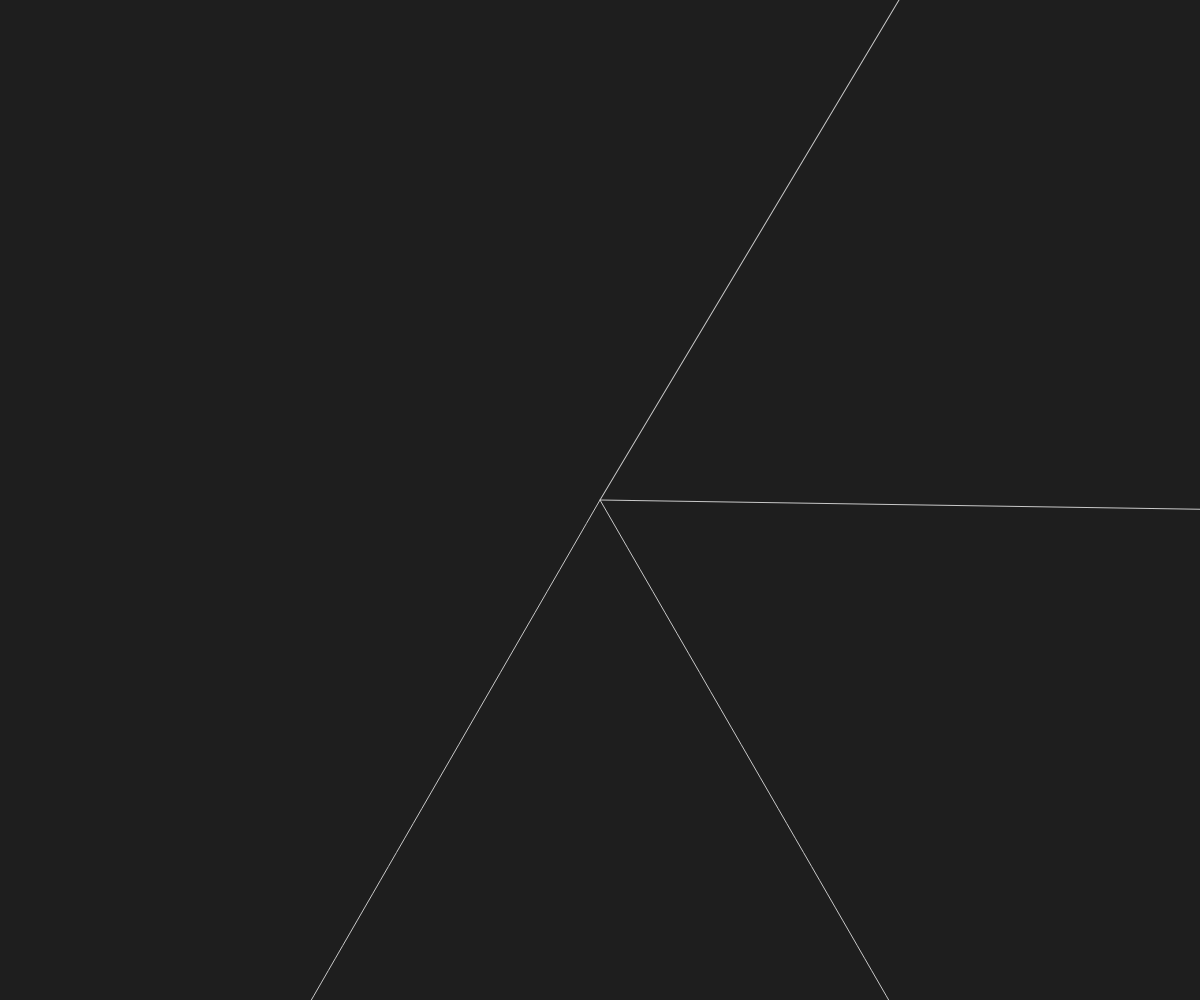
Frame 1 (no input)
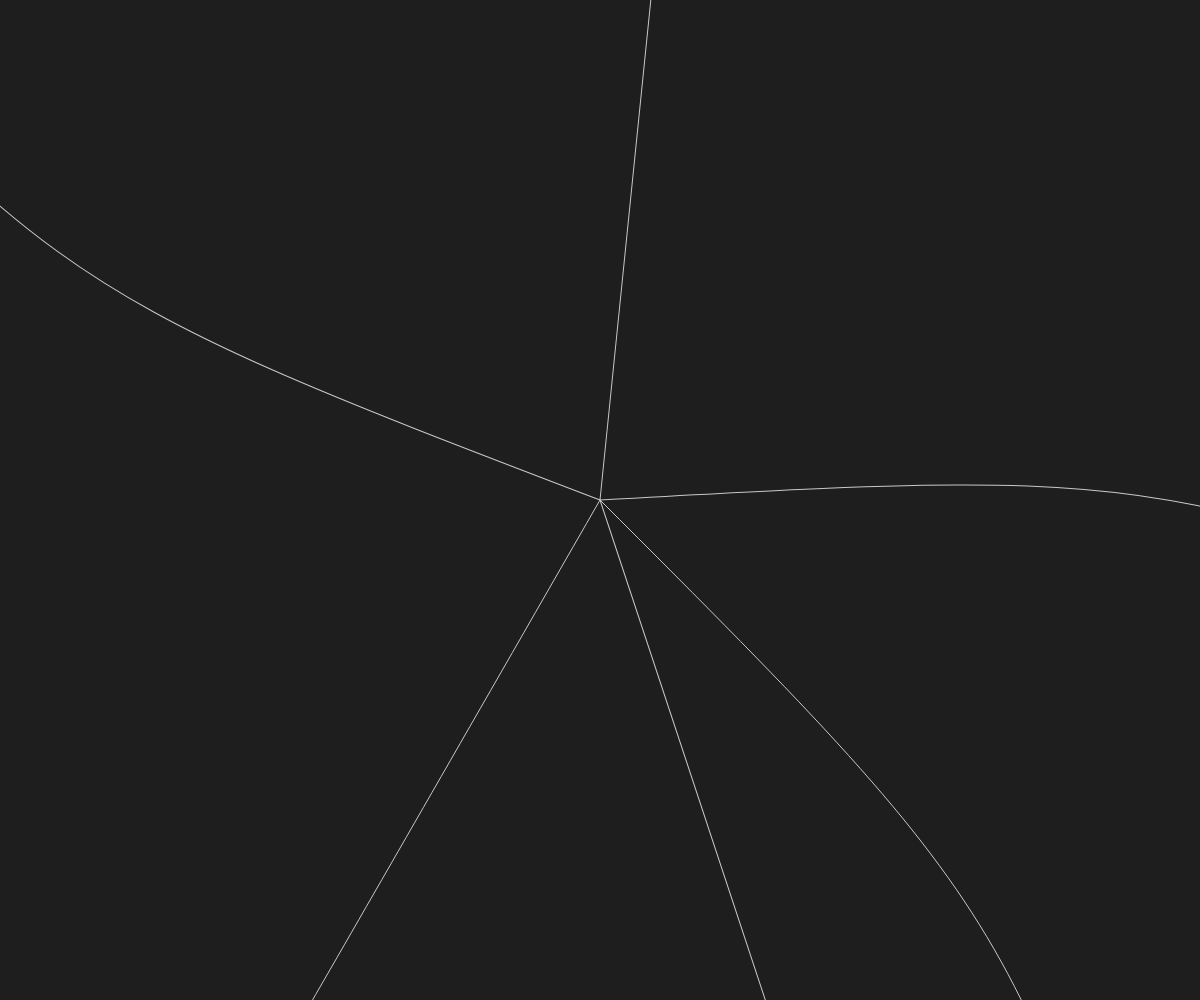
Frame 60 (no input)
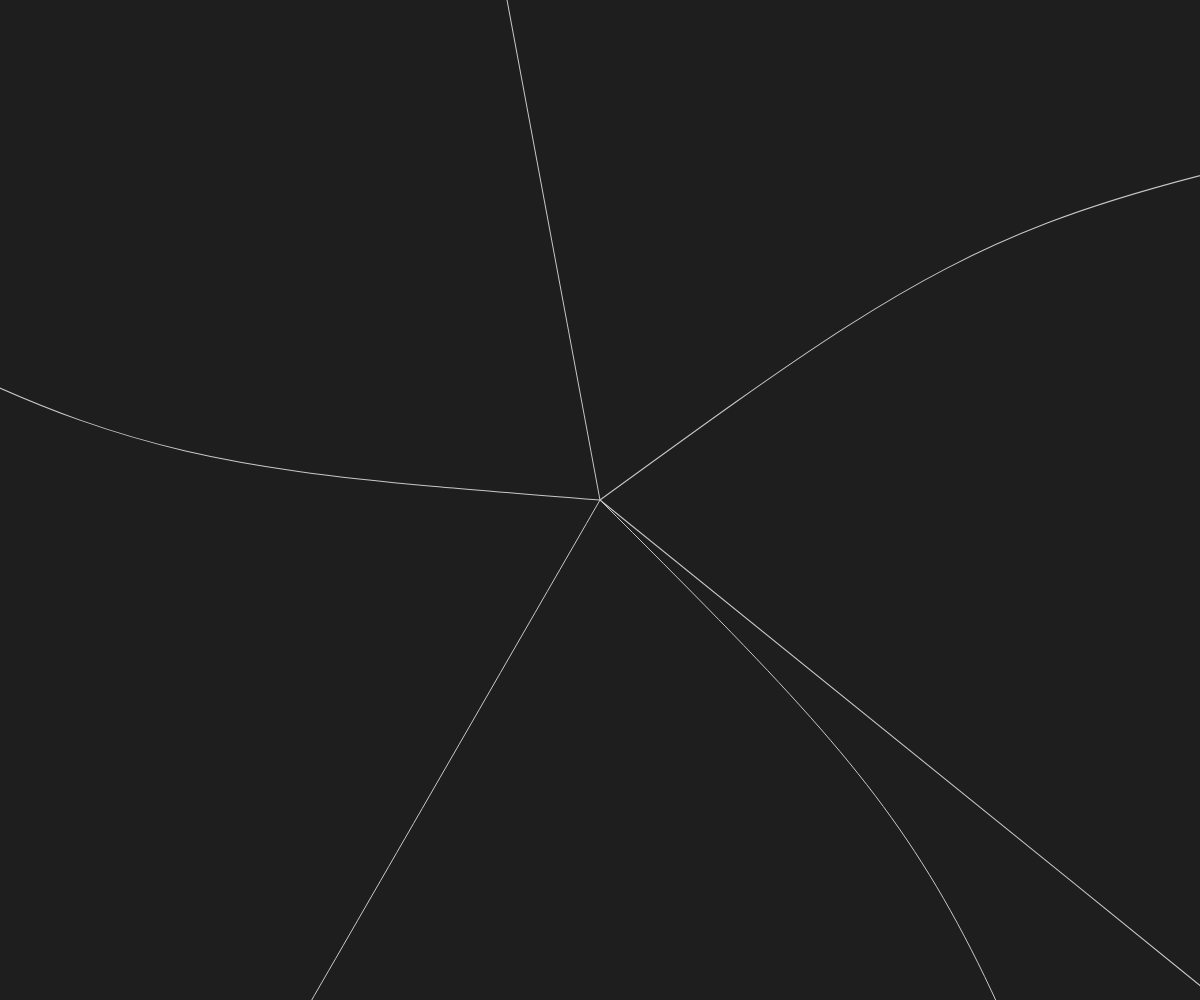
Frame 120 (the mouse pressed at the canvas centre since frame 60)

The p5.js sketch that drew these frames (run headless with seeded random() and noise() and a simulated clock; from frame 60 on, the mouse is pressed at the canvas centre):

// p5.js sketch
// ── sketch.js
function setup() {
  createCanvas(innerWidth, innerHeight);
  frameRate(30);

  looping = true;
  if (!looping) {
    noLoop();
  }

  r = width * 1.0;
  tricurve = new TriCurve();
  tricurve.scale(r);
}

function draw() {
  translate(width / 2, height / 2);

  background(30);
  stroke(200);
  noFill();

  // push();
  // resetMatrix();
  // translate(120, 50);
  // scale(0.5);
  // tricurve.draw();
  // pop();

  angle = noise(frameCount / 130) * TWO_PI;
  for (let i = 0; i < TWO_PI / angle; i++) {
    tricurve.draw();
    rotate(angle);
  }
  n1 = noise(frameCount / 40) * r;
  tricurve.m1.x = n1;
  tricurve.m1.y = n1;
  tricurve.m2.x = tricurve.m2.x + random(-2, 2);
  tricurve.m2.y = tricurve.m2.y + random(-1, 1);
  tricurve.m3.x = tricurve.m3.x + random(-1, 1);
  tricurve.m3.y = tricurve.m3.y + random(-1, 1);
}

class Conway {
  constructor(num_rows, num_columns) {
    this.grid = [];
    for (let i = 0; i < num_rows; i++) {
      for (let j = 0; j < num_columns; j++) {}
    }
  }
  initializeGrid() {}
}

class TriCurve {
  constructor({
    x1 = 0,
    y1 = 0,
    x2 = 0.5,
    y2 = Math.sqrt(3) / 2,
    x3 = -0.5,
    y3 = Math.sqrt(3) / 2
  } = {}) {
    this.p1 = new Point(x1, y1);
    this.p2 = new Point(x2, y2);
    this.p3 = new Point(x3, y3);
    this.m1 = new Point((x1 + x2) / 2, (y1 + y2) / 2);
    this.m2 = new Point((x2 + x3) / 2, (y2 + y3) / 2);
    this.m3 = new Point((x3 + x1) / 2, (y3 + y1) / 2);
  }
  scale(magnitude) {
    this.p1.x *= magnitude;
    this.p1.y *= magnitude;
    this.p2.x *= magnitude;
    this.p2.y *= magnitude;
    this.p3.x *= magnitude;
    this.p3.y *= magnitude;
    this.m1.x *= magnitude;
    this.m1.y *= magnitude;
    this.m2.x *= magnitude;
    this.m2.y *= magnitude;
    this.m3.x *= magnitude;
    this.m3.y *= magnitude;
  }
  draw() {
    bezier(
      this.p1.x,
      this.p1.y,
      this.m1.x,
      this.m1.y,
      this.m1.x,
      this.m1.y,
      this.p2.x,
      this.p2.y
    );
    bezier(
      this.p2.x,
      this.p2.y,
      this.m2.x,
      this.m2.y,
      this.m2.x,
      this.m2.y,
      this.p3.x,
      this.p3.y
    );
    bezier(
      this.p3.x,
      this.p3.y,
      this.m3.x,
      this.m3.y,
      this.m3.x,
      this.m3.y,
      this.p1.x,
      this.p1.y
    );
  }
}

class Point {
  constructor(x, y, z = 0) {
    this.x = x;
    this.y = y;
    this.z = z;
  }
}

function mousePressed() {
  if (looping) {
    noLoop();
    looping = false;
  } else {
    loop();
    looping = true;
  }
}
